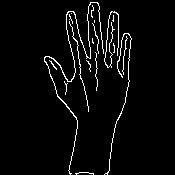
#> input picture PreWorkedImages/92images/image_01.jpg, 175 x 175 px, found by its file name; its folder holds 4 pictures in this run
$ python GaussianBlurr.py
#> lines starting #> are read from the running program, lines starting #| are printed output that depends on the picture
import cv2
from os import path, listdir
from os.path import isfile, join

inputDirectory = "92images"

allImageSource = [f for f in listdir(inputDirectory) if isfile(join(inputDirectory, f))]
print(allImageSource)

# tried gauss kernel size: (21,21)

dim = 21
k_size = (dim, dim)


for item in allImageSource:
    src = cv2.imread(r'92images\\' + item, cv2.IMREAD_UNCHANGED)
#> src is the input picture: shape (175, 175); min 0, max 255, mean 9.7
    dst = cv2.GaussianBlur(src, k_size, cv2.BORDER_DEFAULT)
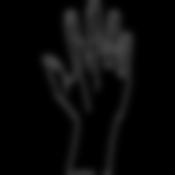
#> dst: shape (175, 175); min 0, max 70, mean 9.7
    cv2.imwrite(r'G_92images\G_' + item, dst)
#> pass 2 of the loop `for item in allImageSource:`:
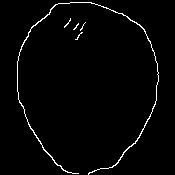
#> input picture PreWorkedImages/92images/image_05.jpg, 175 x 175 px, found by its file name
#> src is the input picture: shape (175, 175); min 0, max 255, mean 5.3
#> `dst = cv2.GaussianBlur(src, k_size, cv2.BORDER_DEFAULT)`:
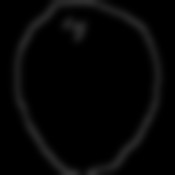
#> dst: shape (175, 175); min 0, max 50, mean 5.4
#> pass 3 of the loop `for item in allImageSource:`:
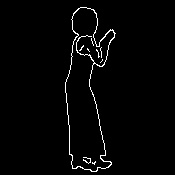
#> input picture PreWorkedImages/92images/image_07.jpg, 175 x 175 px, found by its file name
#> src is the input picture: shape (175, 175); min 0, max 255, mean 5.3
#> `dst = cv2.GaussianBlur(src, k_size, cv2.BORDER_DEFAULT)`:
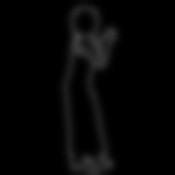
#> dst: shape (175, 175); min 0, max 60, mean 5.3
#> the loop made 4 passes; the first 3 are shown
